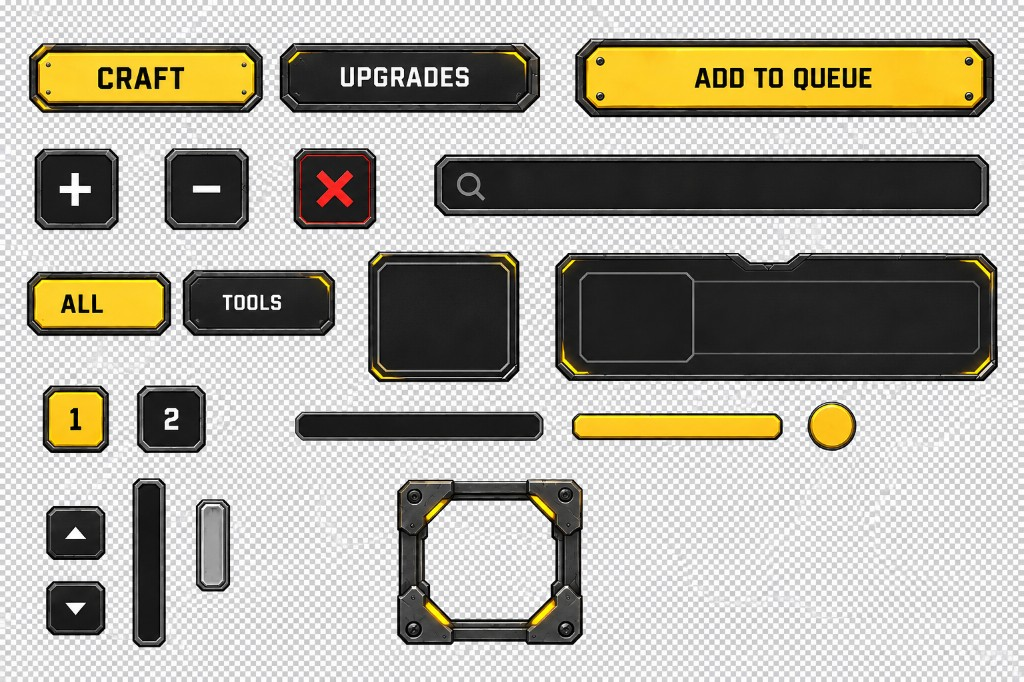
#> input picture Art/craftstation_ui/kit_sheet.jpg, 1024 x 682 px, given in place of _upgrade_UI_sprites-3b0b5c7b-b032-40a6-8396-eb9efdc7fa3f.jpg, which was not available
$ python slice_craftstation_panels.py
#> lines starting #> are read from the running program, lines starting #| are printed output that depends on the picture; after the words box and inside, x2 and y2 are one past the last pixel; in counts of white or black regions, pixels touching at a corner belong together; pictures that were not available may be replaced by others from this repository, and a replacement may not be noted
#> in main, img is the input picture: PIL image 1024x682 RGB; mean R, G, B 171.8, 168.3, 156.9
# Split the cleaned kit tileset into panel_hex.png + panel_wide.png (alpha).
from pathlib import Path

import numpy as np
from PIL import Image
from scipy import ndimage

ROOT = Path(r"C:\Coding Projects\RemasteredFrameworkSystems")
KIT = Path(
	r"C:\Users\benko\.cursor\projects\c-Coding-Projects-RemasteredFrameworkSystems"
	r"\assets\c__Users_benko_AppData_Roaming_Cursor_User_workspaceStorage_"
	r"4a00a0a23aaaf4d4b8023b3849d5d024_images_Industrial_crafting_and_upgrade_"
	r"UI_sprites-3b0b5c7b-b032-40a6-8396-eb9efdc7fa3f.jpg"
)
SRC_COPY = ROOT / "Art" / "craftstation_ui" / "kit_v3_clean.jpg"
OUT = ROOT / "Gui" / "menu" / "images" / "craftstation"
OUT_ALT = ROOT / "Gui" / "Images" / "craftstation"
DEBUG = ROOT / "Art" / "craftstation_ui" / "kit_v3_panel_boxes.png"


def fg_mask(rgb):
	mx = rgb.max(axis=2).astype(np.int16)
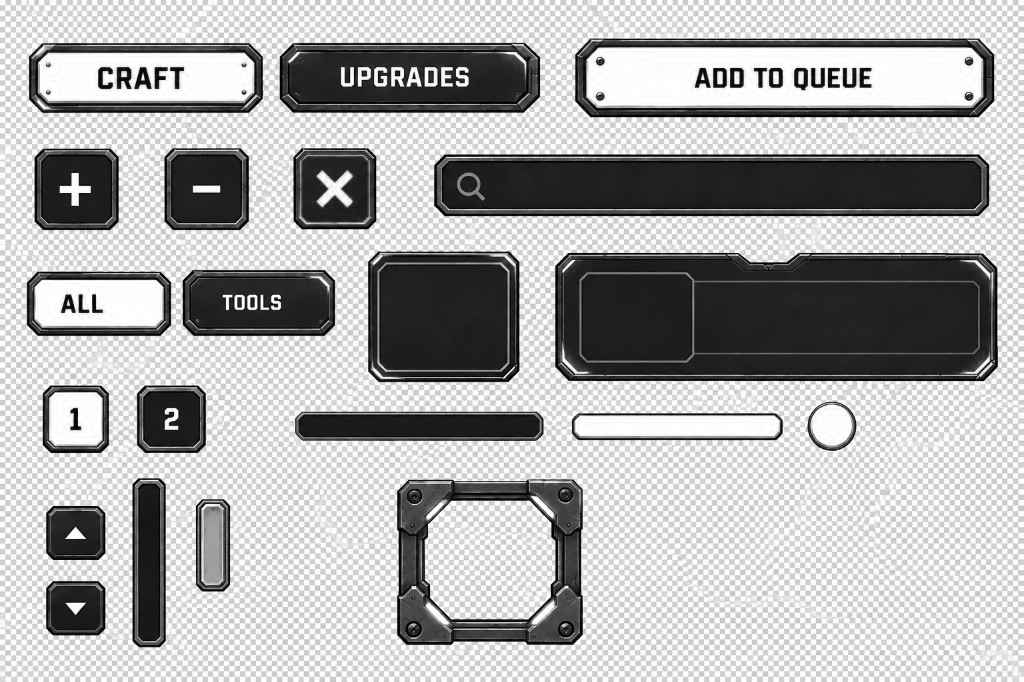
#> mx: shape (682, 1024) int16; min 0, max 255, mean 171.9
	mn = rgb.min(axis=2).astype(np.int16)
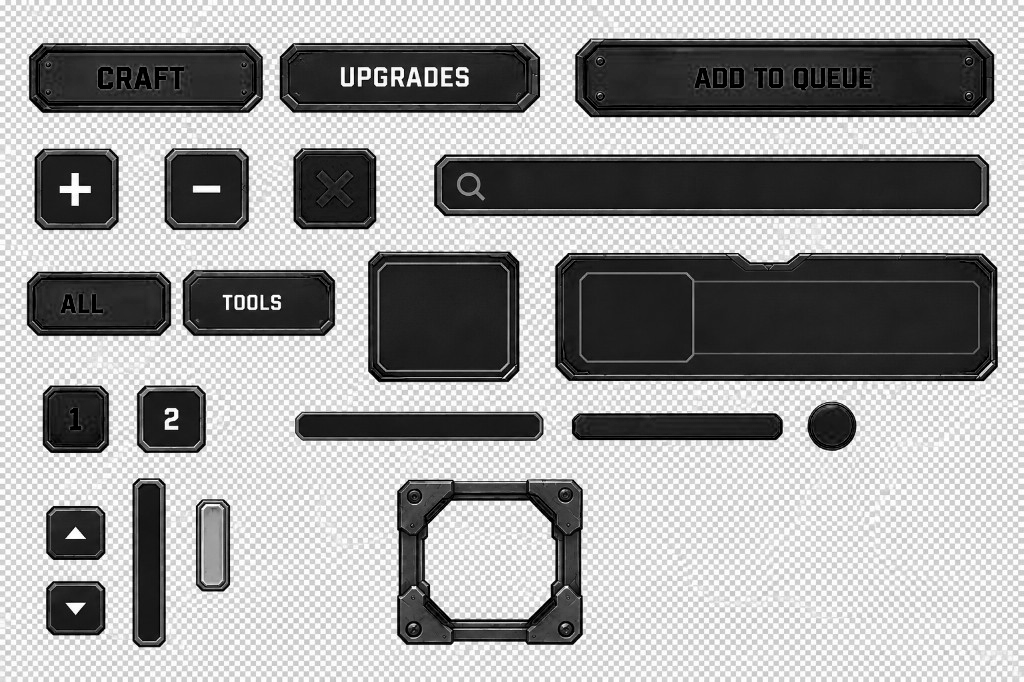
#> mn: shape (682, 1024) int16; min 0, max 255, mean 156.8
	mean = rgb.mean(axis=2)
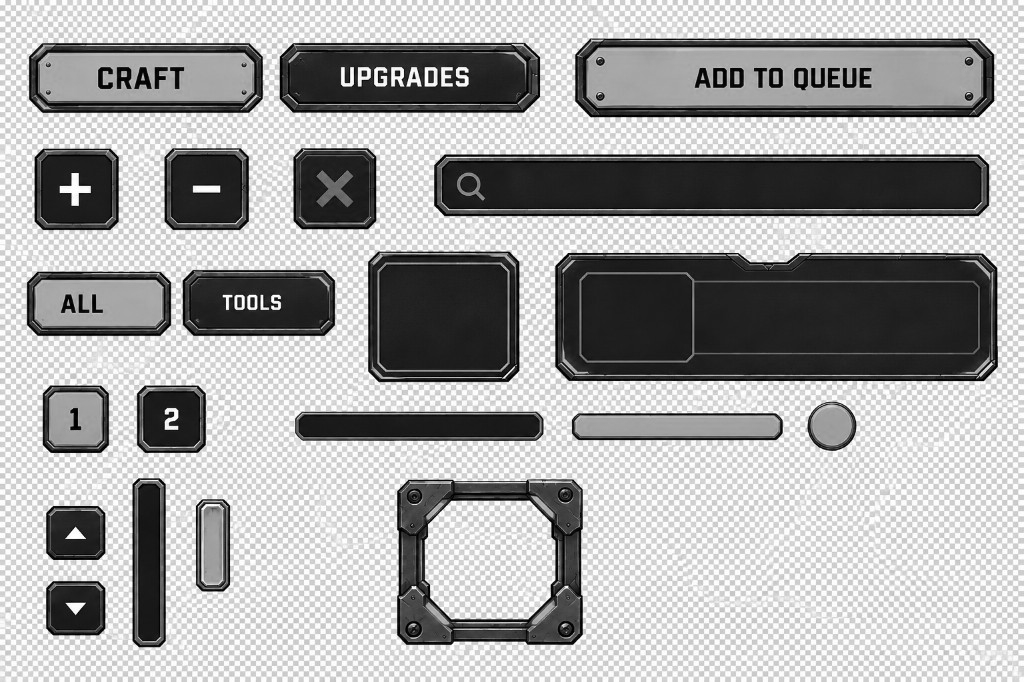
#> mean: shape (682, 1024) float64; min 0, max 255, mean 165.7
	# Near-black plate field is part of the sprite; only treat true void as bg.
	return (mx > 18) | ((mx - mn) > 8) | (mean > 12)
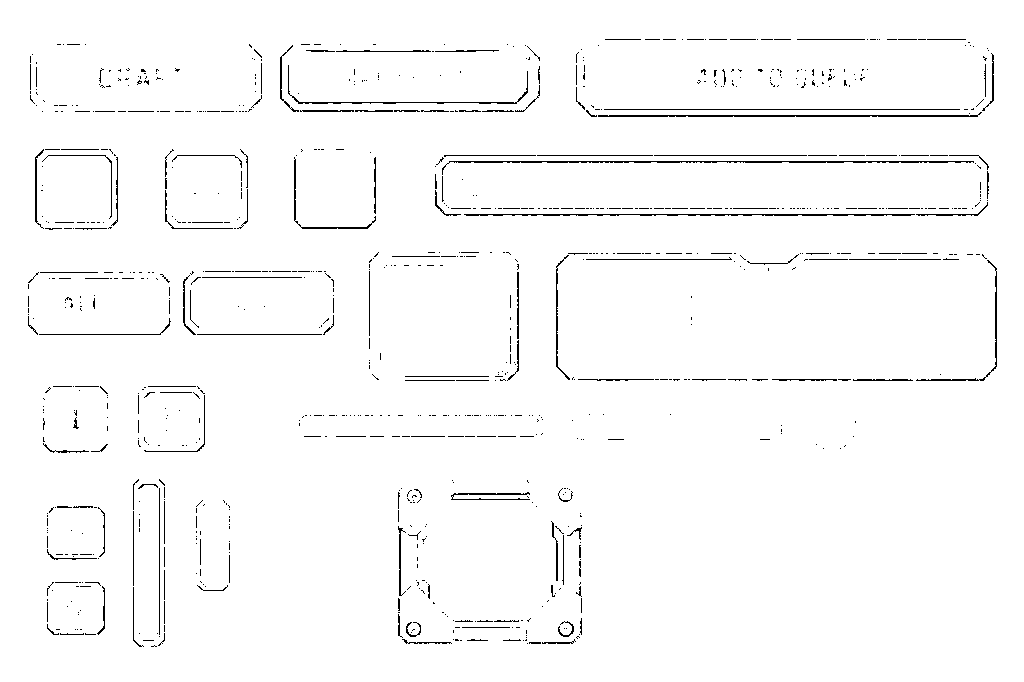
#> returned value: shape (682, 1024) bool; 97.8% white; black in thin lines or dots, all inside (x1, y1, x2, y2) = (28, 39, 997, 647)


def boxes_from_mask(mask):
	labeled, n = ndimage.label(mask)
	out = []
	for i in range(1, n + 1):
		ys, xs = np.where(labeled == i)
		if xs.size < 400:
			continue
		x0, x1 = int(xs.min()), int(xs.max()) + 1
		y0, y1 = int(ys.min()), int(ys.max()) + 1
		w, h = x1 - x0, y1 - y0
		if w < 40 or h < 40:
			continue
		out.append((x0, y0, x1, y1, w, h, xs.size))
	return out


def main():
	img = Image.open(KIT).convert("RGB")
	SRC_COPY.parent.mkdir(parents=True, exist_ok=True)
	img.save(SRC_COPY, quality=95)
	arr = np.asarray(img)
	fg = ndimage.binary_opening(fg_mask(arr), iterations=1)
#> fg: shape (682, 1024) bool; 97.8% white; black in thin lines or dots
	fg = ndimage.binary_closing(fg, iterations=2)
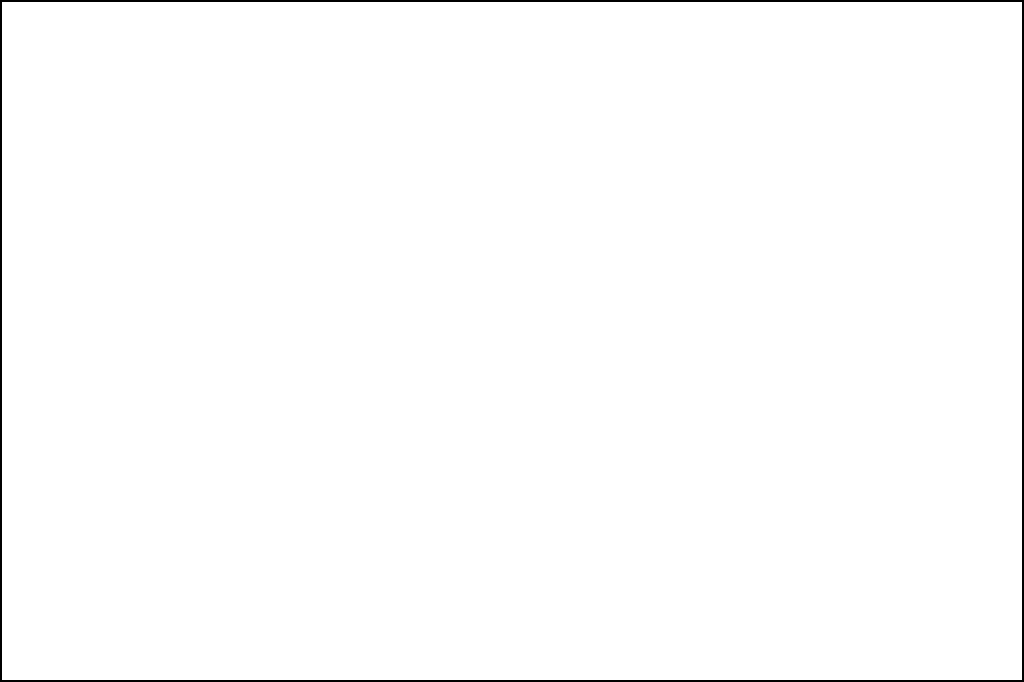
#> fg: shape (682, 1024) bool; 99% white; 1 black region, box (x1, y1, x2, y2) and area: (0, 0, 1024, 682) 6808
	# Bottom row only: hex badge + wide plate live under y~400.
	bottom = np.zeros_like(fg)
	bottom[400:, :] = fg[400:, :]
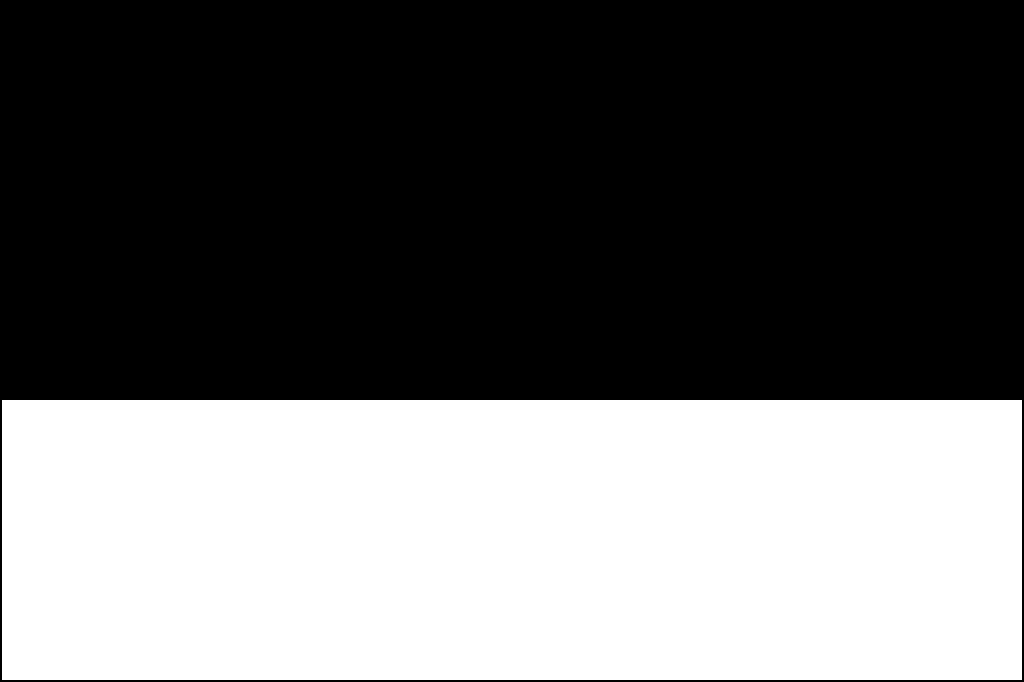
#> bottom: shape (682, 1024) bool; 40.9% white; 1 white region, box (x1, y1, x2, y2) and area: (2, 400, 1022, 680) 285600
	found = boxes_from_mask(bottom)
#> in boxes_from_mask, `labeled, n = ndimage.label(mask)`: n = 1
#> the loop in boxes_from_mask, `for i in range(1, n + 1):` made 1 pass
#> (x0, x1, y0, y1, w, h) on pass 1: (2, 1022, 400, 680, 1020, 280)
#> after the loop in boxes_from_mask, `for i in range(1, n + 1):`: out = [(2, 400, 1022, 680, 1020, 280, 285600)]
#> found = [(2, 400, 1022, 680, 1020, 280, 285600)]
	found.sort(key=lambda b: b[0])
	print("BOTTOM BOXES")
	for b in found:
		print(" ", b)
#> this loop made 1 pass
#|   (2, 400, 1022, 680, 1020, 280, 285600)

	# Hex is the near-square mid/right plate; wide is the large rectangle.
	hex_box = None
	wide_box = None
	for b in found:
		x0, y0, x1, y1, w, h, _ = b
		ratio = w / float(h)
		if 0.85 <= ratio <= 1.25 and 90 <= w <= 220 and x0 > 300:
			hex_box = (x0, y0, x1, y1)
		elif ratio >= 1.8 and w >= 280:
			wide_box = (x0, y0, x1, y1)
#> this loop made 1 pass
#> (b, x0, y0, x1, y1, w, h, ratio) on pass 1: ((2, 400, 1022, 680, 1020, 280, 285600), 2, 400, 1022, 680, 1020, 280, 3.64)
	if not hex_box or not wide_box:
#> (the run stopped early here; a loop or call above may not have finished)

$ run again, on Art/craftstation_ui/kit_v2.jpg
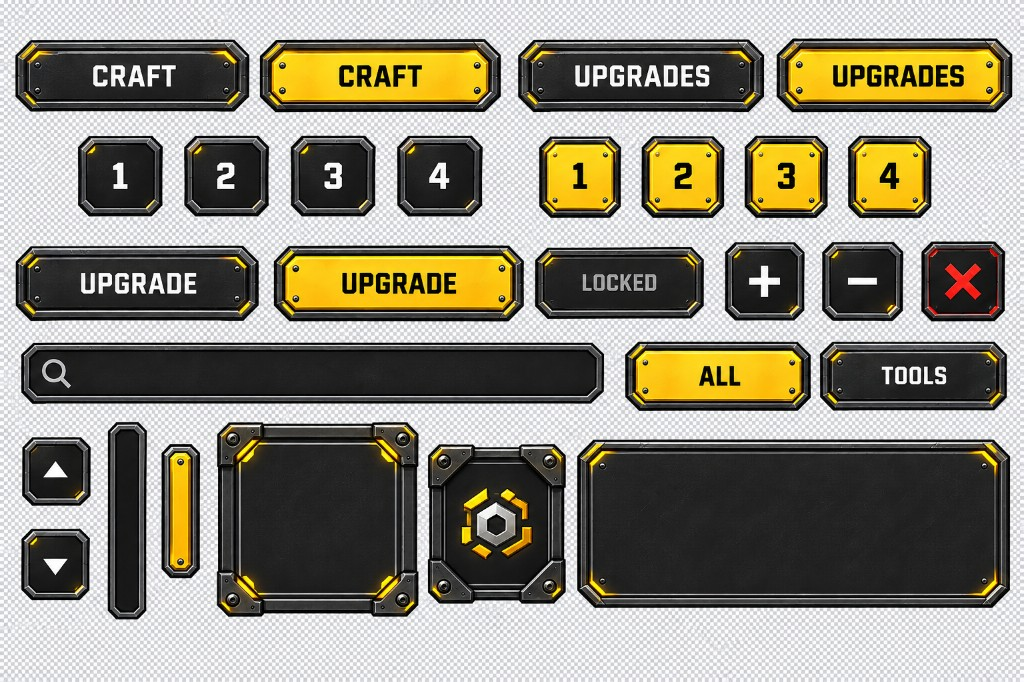
#> input picture Art/craftstation_ui/kit_v2.jpg, 1024 x 682 px, given in place of _upgrade_UI_sprites-3b0b5c7b-b032-40a6-8396-eb9efdc7fa3f.jpg, which was not available
#> in main, img is the input picture: PIL image 1024x682 RGB; mean R, G, B 142.2, 137.9, 123.5
#> in fg_mask, `return (mx > 18) | ((mx - mn) > 8) | (mean > 12)`:
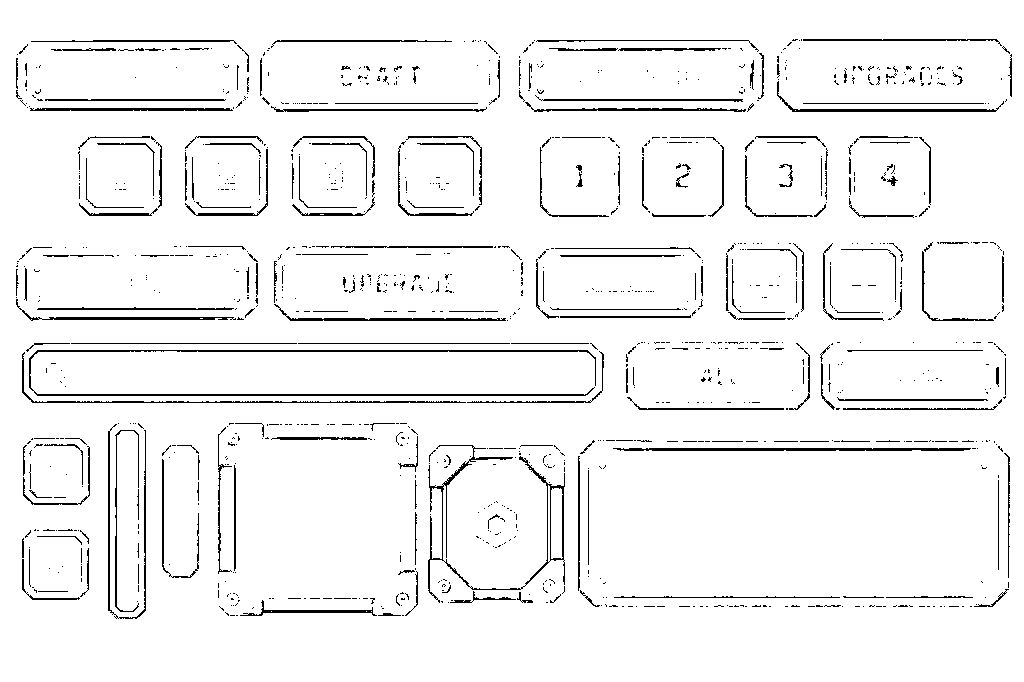
#> returned value: shape (682, 1024) bool; 95.1% white; black in thin lines or dots, all inside (x1, y1, x2, y2) = (16, 39, 1012, 619)
#> in main, `fg = ndimage.binary_opening(fg_mask(arr), iterations=1)`:
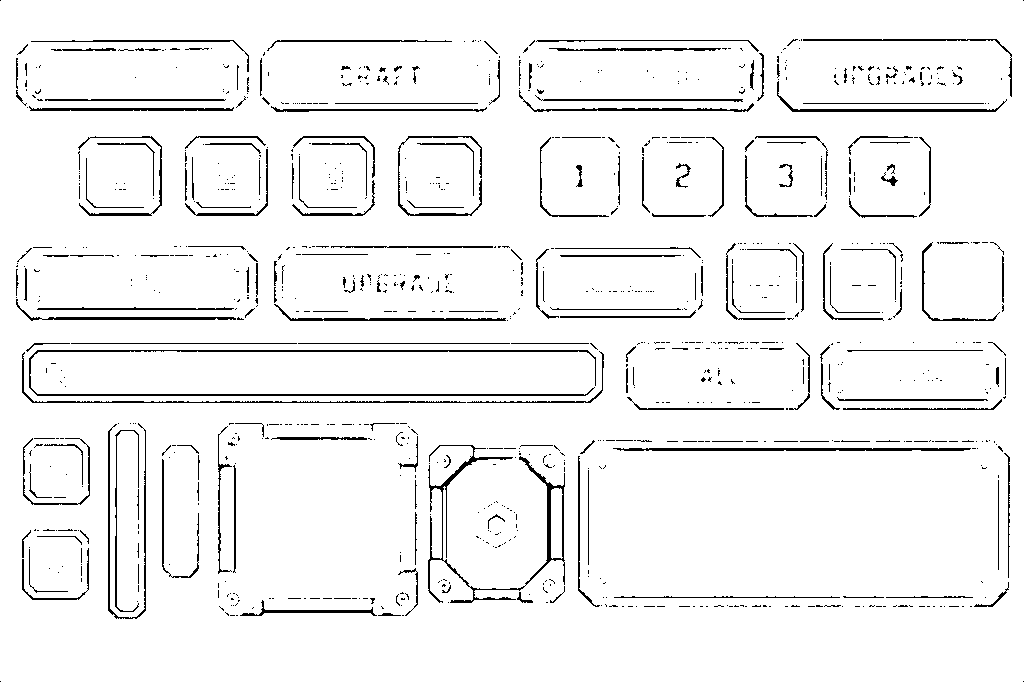
#> fg: shape (682, 1024) bool; 95% white; black in thin lines or dots
#> bottom: shape (682, 1024) bool; 40.8% white; 1 white region, box (x1, y1, x2, y2) and area: (2, 400, 1022, 680) 285225
#> n = 1
#> the loop in boxes_from_mask, `for i in range(1, n + 1):` made 1 pass
#> (x0, x1, y0, y1, w, h) on pass 1: (2, 1022, 400, 680, 1020, 280)
#> after the loop in boxes_from_mask, `for i in range(1, n + 1):`: out = [(2, 400, 1022, 680, 1020, 280, 285225)]
#> the loop in main, `for b in found:` made 1 pass
#> (printed output is left out)
#> the loop in main, `for b in found:` made 1 pass
#> (b, x0, y0, x1, y1, w, h, ratio) on pass 1: ((2, 400, 1022, 680, 1020, 280, 285225), 2, 400, 1022, 680, 1020, 280, 3.64)
